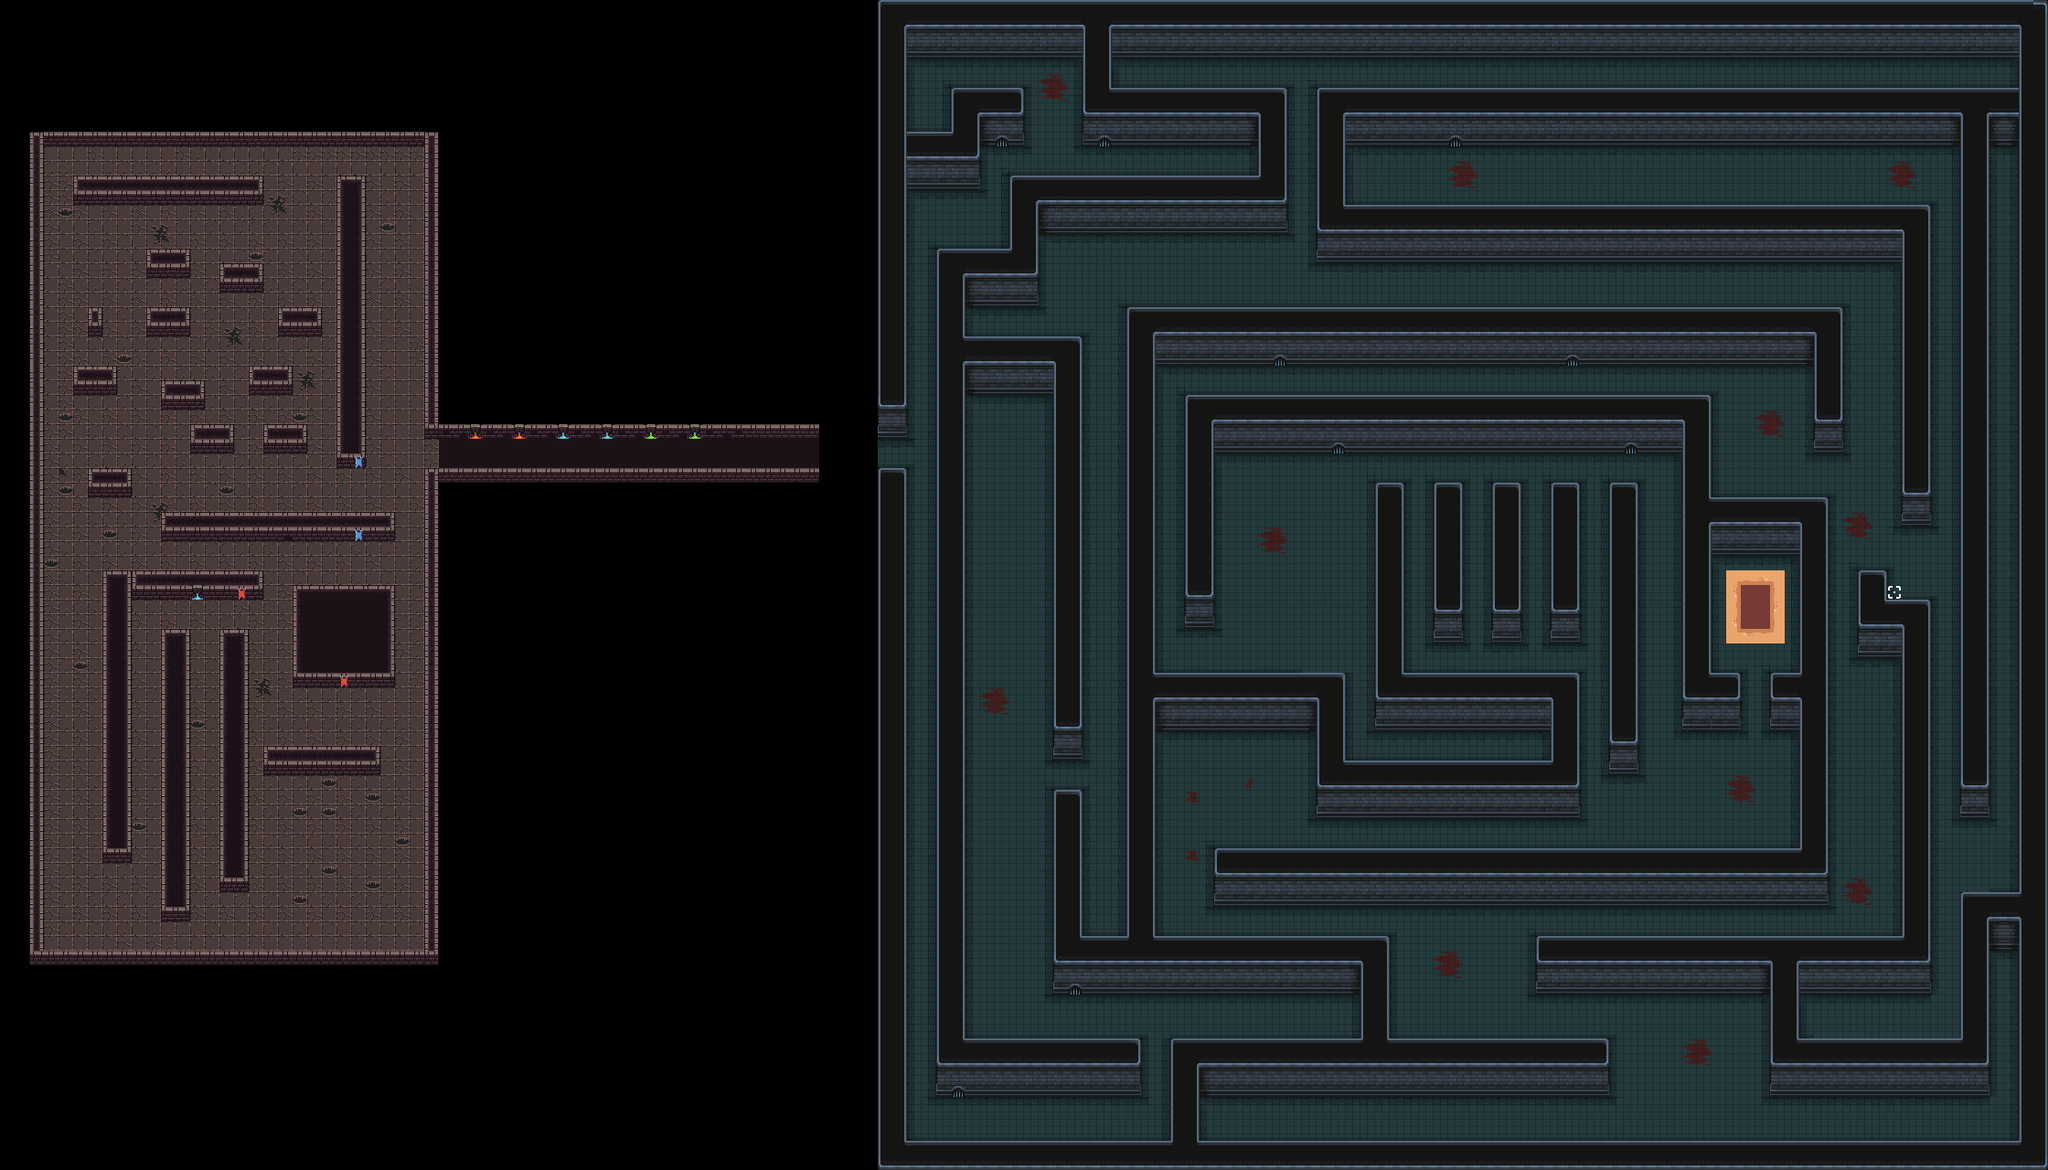

The image is a tile-based game level rendered from a .tmx file. Its description and source (layers, tilesets, objects; grid data summarised) follow:
An orthogonal 140x80 tile map with 16x16 px tiles, 2 tile layers (map, Box Stop), 3 tilesets and 154 objects (34x Saw, 21x drop, Player, plant, Gate, ...).

<map version="1.10" tiledversion="1.10.2" orientation="orthogonal" renderorder="right-down" width="140" height="80" tilewidth="16" tileheight="16" infinite="0" nextlayerid="7" nextobjectid="330">
 <tileset firstgid="1" source="dark_dungeon_tilemap.tsx" />
 <tileset firstgid="626" source="kenny_tilemap.tsx" />
 <tileset firstgid="758" source="dark_tilemap.tsx" />
 <layer id="1" name="map" width="140" height="80">
  <data>[11200 cells, 8100 non-empty, 107 distinct tile ids]</data>
 </layer>
 <objectgroup id="2" name="Collisions" locked="1">
  <object id="1" x="992" y="0" width="192" height="48" />
  <object id="2" x="1216" y="0" width="848" height="48" />
  <object id="3" x="2064" y="0" width="144" height="48" />
  <object id="4" x="2208" y="0" width="32" height="1088" />
  <object id="5" x="2208" y="1088" width="32" height="192" />
  <object id="6" x="960" y="1248" width="1248" height="32" />
  <object id="7" x="992" y="144" width="80" height="48" />
  <object id="8" x="1040" y="96" width="32" height="48" />
  <object id="9" x="1072" y="96" width="48" height="48" />
  <object id="10" x="1184" y="0" width="32" height="144" />
  <object id="11" x="1216" y="96" width="160" height="48" />
  <object id="12" x="1376" y="96" width="32" height="144" />
  <object id="13" x="1136" y="192" width="240" height="48" />
  <object id="14" x="1104" y="192" width="32" height="128" />
  <object id="15" x="1024" y="272" width="80" height="48" />
  <object id="16" x="1440" y="96" width="704" height="48" />
  <object id="17" x="2144" y="96" width="64" height="48" />
  <object id="18" x="2144" y="144" width="32" height="688" />
  <object id="19" x="2144" y="832" width="32" height="48" />
  <object id="20" x="2144" y="976" width="64" height="48" />
  <object id="21" x="2144" y="1024" width="32" height="112" />
  <object id="22" x="1936" y="1136" width="240" height="48" />
  <object id="23" x="1936" y="1056" width="32" height="80" />
  <object id="24" x="1936" y="1024" width="32" height="32" />
  <object id="25" x="1968" y="1024" width="144" height="48" />
  <object id="26" x="2080" y="656" width="32" height="368" />
  <object id="27" x="2032" y="624" width="32" height="32" />
  <object id="28" x="2032" y="656" width="48" height="48" />
  <object id="29" x="1680" y="1024" width="256" height="48" />
  <object id="30" x="1520" y="1136" width="240" height="48" />
  <object id="31" x="1280" y="1136" width="240" height="48" />
  <object id="32" x="1488" y="1024" width="32" height="112" />
  <object id="33" x="1152" y="1024" width="336" height="48" />
  <object id="34" x="1152" y="864" width="32" height="160" />
  <object id="35" x="1328" y="928" width="672" height="48" />
  <object id="36" x="1936" y="736" width="32" height="48" />
  <object id="37" x="1968" y="544" width="32" height="384" />
  <object id="38" x="1872" y="544" width="96" height="48" />
  <object id="39" x="1840" y="736" width="64" height="48" />
  <object id="40" x="1840" y="432" width="32" height="304" />
  <object id="41" x="1984" y="336" width="32" height="144" />
  <object id="42" x="2080" y="224" width="32" height="336" />
  <object id="43" x="1472" y="224" width="608" height="48" />
  <object id="44" x="1440" y="224" width="32" height="48" />
  <object id="45" x="1440" y="144" width="32" height="80" />
  <object id="46" x="1232" y="336" width="752" height="48" />
  <object id="47" x="1296" y="432" width="544" height="48" />
  <object id="48" x="1296" y="480" width="32" height="192" />
  <object id="49" x="1568" y="528" width="32" height="160" />
  <object id="50" x="1632" y="528" width="32" height="160" />
  <object id="51" x="1696" y="528" width="32" height="160" />
  <object id="52" x="1760" y="528" width="32" height="304" />
  <object id="53" x="1504" y="528" width="32" height="208" />
  <object id="54" x="1504" y="736" width="224" height="48" />
  <object id="55" x="1696" y="784" width="32" height="48" />
  <object id="56" x="1440" y="832" width="288" height="48" />
  <object id="57" x="1440" y="736" width="32" height="96" />
  <object id="58" x="1264" y="736" width="176" height="48" />
  <object id="59" x="1232" y="384" width="32" height="640" />
  <object id="60" x="1152" y="368" width="32" height="448" />
  <object id="61" x="1056" y="368" width="96" height="48" />
  <object id="62" x="1024" y="320" width="32" height="704" />
  <object id="63" x="1024" y="1024" width="32" height="112" />
  <object id="64" x="1024" y="1136" width="224" height="48" />
  <object id="65" x="1280" y="1184" width="32" height="64" />
  <object id="66" x="960" y="0" width="32" height="464" />
  <object id="67" x="960" y="512" width="32" height="736" />
  <object id="168" x="480" y="512" width="480" height="16" />
  <object id="169" x="480" y="448" width="480" height="16" />
  <object id="170" x="464" y="144" width="16" height="320" />
  <object id="171" x="464" y="512" width="16" height="544" />
  <object id="172" x="32" y="1040" width="432" height="16" />
  <object id="173" x="32" y="144" width="16" height="896" />
  <object id="174" x="48" y="128" width="432" height="16" />
  <object id="175" x="80" y="192" width="208" height="16" />
  <object id="176" x="160" y="272" width="48" height="16" />
  <object id="177" x="96" y="336" width="16" height="16" />
  <object id="178" x="160" y="336" width="48" height="16" />
  <object id="179" x="240" y="288" width="48" height="16" />
  <object id="180" x="304" y="336" width="48" height="16" />
  <object id="181" x="272" y="400" width="48" height="16" />
  <object id="182" x="176" y="416" width="48" height="16" />
  <object id="183" x="80" y="400" width="48" height="16" />
  <object id="184" x="96" y="512" width="48" height="16" />
  <object id="186" x="208" y="464" width="48" height="16" />
  <object id="187" x="288" y="464" width="48" height="16" />
  <object id="188" x="176" y="560" width="256" height="16" />
  <object id="189" x="368" y="192" width="32" height="304" />
  <object id="190" x="112" y="624" width="32" height="304" />
  <object id="191" x="176" y="688" width="32" height="304" />
  <object id="192" x="240" y="688" width="32" height="272" />
  <object id="193" x="320" y="640" width="112" height="96" />
  <object id="194" x="288" y="816" width="128" height="16" />
  <object id="195" x="144" y="624" width="144" height="16" />
 </objectgroup>
 <layer id="4" name="Box Stop" width="140" height="80" locked="1">
  <data>[11200 cells, 89 non-empty, 15 distinct tile ids]</data>
 </layer>
 <objectgroup id="6" name="Spawnpoints">
  <!-- 60 objects omitted --></objectgroup>
</map>
<!-- 60 of 154 objects omitted -->
